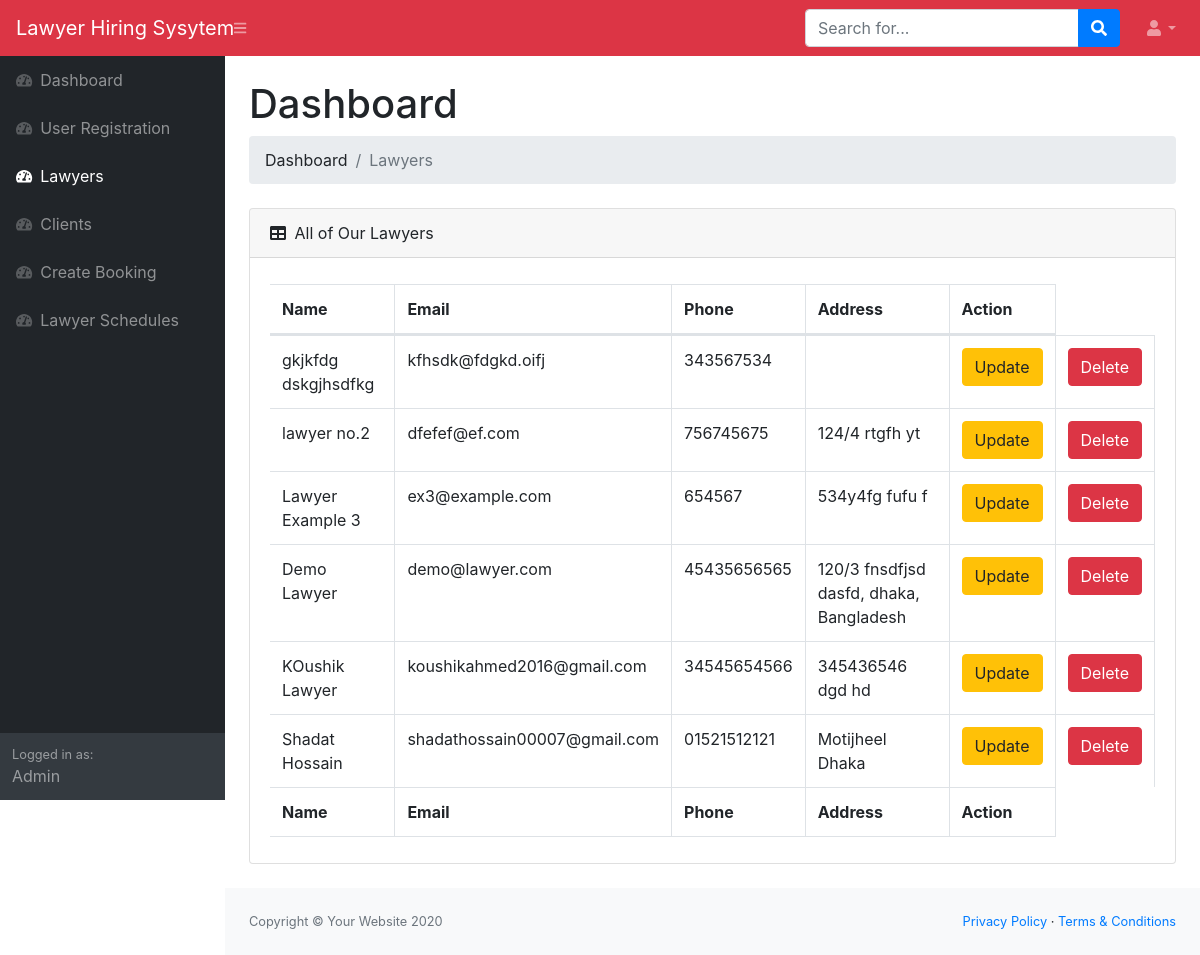
Page /dashboard/lawyer/ (signed in) on the committed database.
### users/models.py (models this page shows)
class User(AbstractUser):
    USER_TYPE_CHOICES = (
        (1, 'admin'),
        (2, 'lawyer'),
        (3, 'clients'),
    )
    mobile_no = models.CharField("Mobile Number", max_length=11)
    address = models.TextField("Address")
    category = models.ForeignKey(Category, verbose_name='Select Lawyer Category', on_delete=models.CASCADE, blank=True, null=True)
    membership_id = models.CharField("Bar Membership ID", max_length=15, blank=True, null=True)
    image = models.ImageField("Profile Picture", upload_to=upload_directory, default='default.jpg')
    user_type = models.PositiveIntegerField(choices=USER_TYPE_CHOICES, default=1, blank=True, null=True)
    bio = models.TextField("Bio", null=True, blank=True)
    exp = models.CharField("Experience", max_length=2, null=True, blank=True)
    fee = models.CharField("Consultaion Fee", max_length=100, null=True, blank=True)

### users/views.py (the view)
# urls.py: path('dashboard/lawyer/', dlawyers, name='d-lawyer'),
@login_required
def dlawyers(request):
    lawyers = User.objects.filter(user_type=2)
    ctx = {
        'lawyers' : lawyers
    }
    return render(request, 'users/dashboard/lawyer.html', context=ctx)

### users/templates/users/dashboard/lawyer.html
{% extends 'users/dashboard/base.html' %}
{% load crispy_forms_tags %}
{% block content %}
<h1 class="mt-4">Dashboard</h1>
<ol class="breadcrumb mb-4">
    <li class="breadcrumb-item">Dashboard</li>
    <li class="breadcrumb-item active">Lawyers</li>
</ol>
<div class="card mb-4">
    <div class="card-header">
        <i class="fas fa-table mr-1"></i>
        All of Our Lawyers
    </div>
    <div class="card-body">
        <div class="table-responsive">
            <table class="table table-bordered" id="dataTable" width="100%" cellspacing="0">
                <thead>
                    <tr>
                        <th>Name</th>
                        <th>Email</th>
                        <th>Phone</th>
                        <th>Address</th>
                        <th>Action</th>
                    </tr>
                </thead>
                <tfoot>
                    <tr>
                        <th>Name</th>
                        <th>Email</th>
                        <th>Phone</th>
                        <th>Address</th>
                        <th>Action</th>
                    </tr>
                </tfoot>
                <tbody>
                    {% for lawyer in lawyers %}
                        <tr>
                            <td>{{ lawyer.first_name }} {{ lawyer.last_name }}</td>
                            <td>{{ lawyer.email }}</td>
                            <td>{{ lawyer.mobile_no }}</td>
                            <td>{{ lawyer.address }}</td>
                            <td><a href="{% url 'dlawyer-update' lawyer.id %}" class="btn btn-warning">Update</a></td>
                            <td><a href="{% url 'user-delete' lawyer.id %}" class="btn btn-danger">Delete</a></td>
                        </tr>
                    {% endfor %}
                </tbody>
            </table>
        </div>
    </div>
</div>
{% endblock content %}

### rows in the picture
User: first_name "gkjkfdg", last_name "dskgjhsdfkg", email "kfhsdk@fdgkd.oifj", mobile_no "343567534"
User: first_name "lawyer", last_name "no.2", email "dfefef@ef.com", mobile_no "756745675", address "124/4 rtgfh yt"
User: first_name "Lawyer", last_name "Example 3", email "ex3@example.com", mobile_no "654567", address "534y4fg fufu f"
User: first_name "Demo", last_name "Lawyer", email "demo@lawyer.com", mobile_no "45435656565", address "120/3 fnsdfjsd dasfd, dhaka, Bangladesh"
User: first_name "KOushik", last_name "Lawyer", email "koushikahmed2016@gmail.com", mobile_no "34545654566", address "345436546 dgd hd"
User: first_name "Shadat", last_name "Hossain", email "shadathossain00007@gmail.com", mobile_no "01521512121", address "Motijheel Dhaka"
